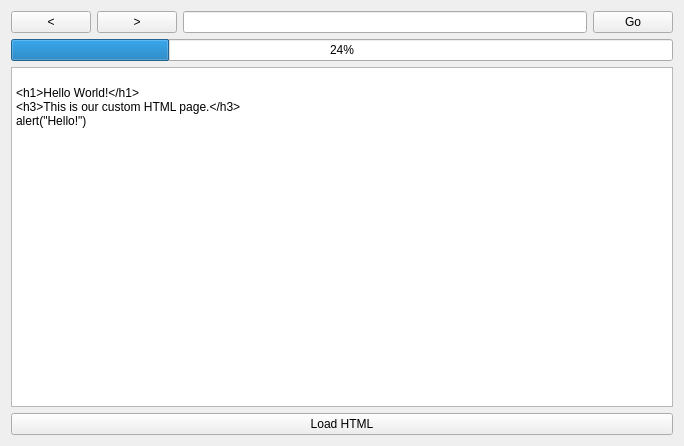
<?xml version="1.0" encoding="UTF-8"?>
<ui version="4.0">
 <class>MainWindow</class>
 <widget class="QMainWindow" name="MainWindow">
  <property name="geometry">
   <rect>
    <x>0</x>
    <y>0</y>
    <width>684</width>
    <height>446</height>
   </rect>
  </property>
  <property name="windowTitle">
   <string>MainWindow</string>
  </property>
  <widget class="QWidget" name="centralWidget">
   <layout class="QVBoxLayout" name="verticalLayout">
    <item>
     <layout class="QHBoxLayout" name="horizontalLayout">
      <item>
       <widget class="QPushButton" name="backButton">
        <property name="text">
         <string>&lt;</string>
        </property>
       </widget>
      </item>
      <item>
       <widget class="QPushButton" name="forwardButton">
        <property name="text">
         <string>&gt;</string>
        </property>
       </widget>
      </item>
      <item>
       <widget class="QLineEdit" name="address"/>
      </item>
      <item>
       <widget class="QPushButton" name="goButton">
        <property name="text">
         <string>Go</string>
        </property>
       </widget>
      </item>
     </layout>
    </item>
    <item>
     <layout class="QHBoxLayout" name="horizontalLayout_2"/>
    </item>
    <item>
     <widget class="QProgressBar" name="progressBar">
      <property name="value">
       <number>24</number>
      </property>
     </widget>
    </item>
    <item>
     <layout class="QVBoxLayout" name="verticalLayout_2">
      <item>
       <widget class="QPlainTextEdit" name="source">
        <property name="plainText">
         <string>&lt;img src=&quot;http://www.techytalk.info/wp-content/uploads/2011/03/qt-logo.jpg&quot;&gt;&lt;/img&gt;
&lt;h1&gt;Hello World!&lt;/h1&gt;
&lt;h3&gt;This is our custom HTML page.&lt;/h3&gt;
&lt;script&gt;alert(&quot;Hello!&quot;)&lt;/script&gt;</string>
        </property>
       </widget>
      </item>
      <item>
       <widget class="QPushButton" name="loadHTMLButton">
        <property name="text">
         <string>Load HTML</string>
        </property>
       </widget>
      </item>
     </layout>
    </item>
   </layout>
  </widget>
 </widget>
 <layoutdefault spacing="6" margin="11"/>
 <resources/>
 <connections/>
</ui>
